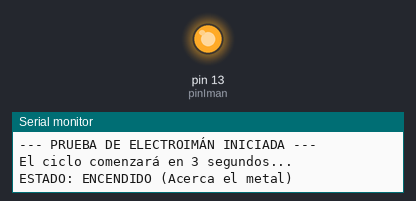
Simulated run of this sketch. Board: Arduino Uno, built with avr-gcc and run on an emulated ATmega328P. Shown: output pins drawn as LEDs (lit = HIGH), the last lines printed to the serial monitor.

Above: at 5.5 s.
At 10.5 s:
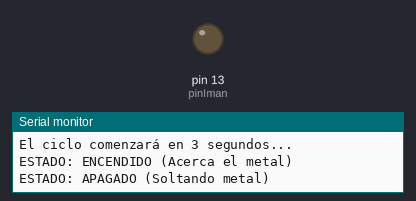
Timing chart, 0 to 16.0 s (numbered marks = the images above):
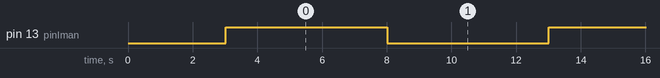

The sketch:

electroiman.ino
```cpp
// Prueba de electroiman
// Antonio De Jesus Portilla Durán
// 23/05/2026
const int pinIman = 13;

void setup() {
  Serial.begin(9600);
  pinMode(pinIman, OUTPUT);


  digitalWrite(pinIman, LOW);

  Serial.println("--- PRUEBA DE ELECTROIMÁN INICIADA ---");
  Serial.println("El ciclo comenzará en 3 segundos...");
  delay(3000);
}

void loop() {

  Serial.println("ESTADO: ENCENDIDO (Acerca el metal)");
  digitalWrite(pinIman, HIGH);


  delay(5000);


  Serial.println("ESTADO: APAGADO (Soltando metal)");
  digitalWrite(pinIman, LOW);


  delay(5000);
}
```

Measured:
- by itself, pin 13 (pinIman): alternates HIGH for 5.0 s and LOW for 5.0 s
